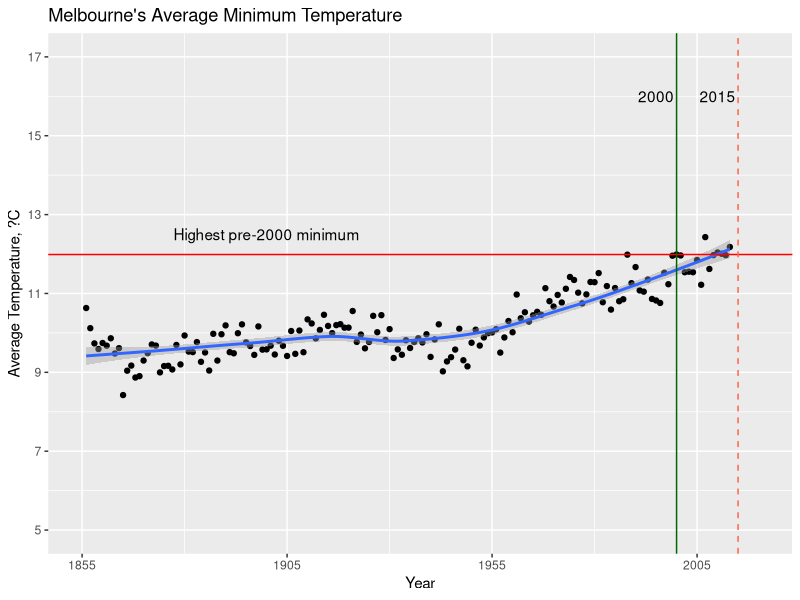

Source code (R):
data1<-read.csv("melbourne.csv", header = TRUE)
#data1<-read.csv("melbourne.csv", header = TRUE)
#aggregate(data$Max_Temp ~ data$Month, FUN = mean)
#aggregate(cbind(data$Month, data$Max_Temp) ~ data$Year, FUN = mean)

#mth = number, c(vector) or range x:y
mth <- 1:12
#mth <- c(12,1,2)
par(mfcol = c(1,1))

newdata1 <- data1[data1$Month %in% mth,]
aggdata1 <- aggregate(newdata1$Min ~ newdata1$Year, data = newdata1, mean, na.rm=TRUE)
newnames1 <- c("Year1", "Min1")
colnames(aggdata1) <- newnames1

# For months (159 = 2013)
#aggdata1 <- aggdata1[2:160,]

# For Years
aggdata1 <- aggdata1[2:159,]

# Min Temp pre 2000
mt <- max(aggdata1$Min1[2:146])

library(ggplot2)
#ggplot(aggdata1, aes(Year1,Min1)) + geom_point() + geom_smooth() + ylim(5,15)
ggplot(aggdata1, aes(Year1,Min1)) + 
  geom_point() + 
  geom_smooth() + 
  geom_hline(yintercept = mt, color="red") +
  geom_vline(xintercept = 2015, color="tomato1", linetype = "dashed") +
  geom_vline(xintercept = 2000, color="darkgreen", linetype = "solid") +
  ggtitle("Melbourne's Average Minimum Temperature") + 
  annotate("text", label = "Highest pre-2000 minimum", x = 1900, y = 12.5) + 
  annotate("text", label = "2015", x = 2010, y = 16) + 
  annotate("text", label = "2000", x = 1995, y = 16) + 
  scale_x_continuous("Year",limits=c(1855,2020), breaks=seq(1855,2020, 50)) +
  scale_y_continuous("Average Temperature, ?C",limits=c(5,17), breaks=seq(5,17,2))

